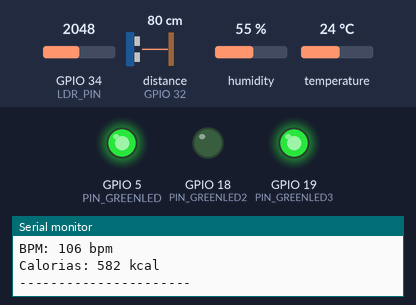
Recording of a sketch running on a simulated ESP32. Shown: output pins drawn as LEDs (lit = HIGH), the last lines printed to the serial monitor. Wiring (from diagram.json): ultrasonic range finder: trigger GPIO 33; echo GPIO 32. The inputs (shaded band) are chosen by the test bench; at power-on: distance to the obstacle (sensor on GPIO 32) 80 cm, temperature 24 °C, GPIO 34 (LDR_PIN) = 2048, humidity 55 %. The echo pulse lasts 58.3 µs per cm; WiFi joins after 1.5 s; servers stay silent unless stated; no MQTT or app messages arrive unless stated; pins used as bus, display or sensor lines are not drawn.

Above: at 2.7 s.
2.8 s: distance to the obstacle (sensor on GPIO 32) set to 73 cm
8.1 s: distance to the obstacle (sensor on GPIO 32) set to 67 cm
At 12.4 s:
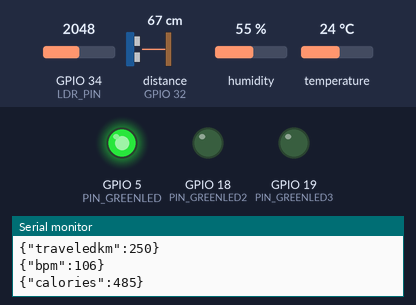
13.1 s: temperature set to 21.4 °C
17.8 s: temperature set to 20.3 °C
At 22.1 s:
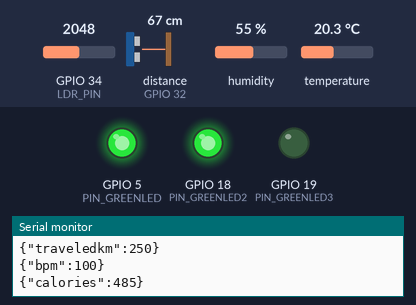
23.1 s: GPIO 34 (LDR_PIN) set to 2115
At 27.9 s:
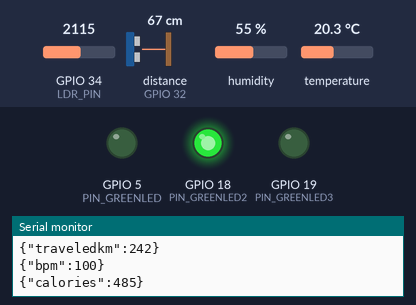
28.2 s: distance to the obstacle (sensor on GPIO 32) set to 120 cm
At 33.0 s:
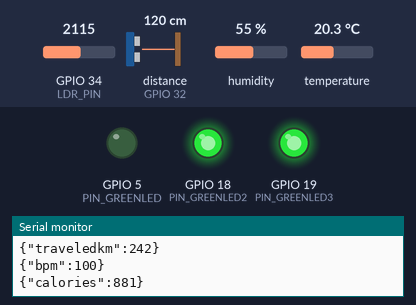
Timing chart, 0 to 34.2 s (numbered marks = the images above; inputs shaded):
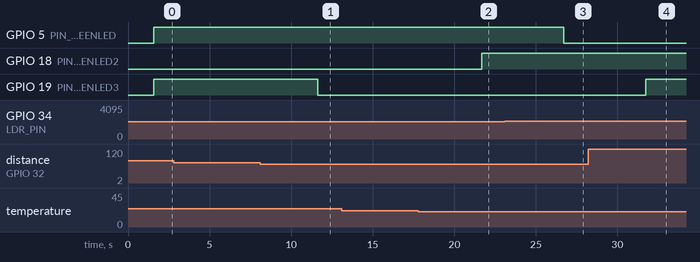

Measured:
- the behaviour switches between 70 and 69 cm on distance to the obstacle (sensor on GPIO 32) (found by bisection; images 0 and 1)
- the behaviour switches between 21 and 20.9 °C on temperature (found by bisection; images 1 and 2)
- the behaviour switches between 2055 and 2056 on GPIO 34 (LDR_PIN) (found by bisection; images 2 and 3)
- after the input at 8.1 s, GPIO 19 (PIN_GREENLED3): HIGH → LOW after 3.5 s
- after the input at 17.8 s, GPIO 18 (PIN_GREENLED2): LOW → HIGH after 3.9 s
- after the input at 23.1 s, GPIO 5 (PIN_GREENLED): HIGH → LOW after 3.6 s
- after the input at 28.2 s, GPIO 19 (PIN_GREENLED3): LOW → HIGH after 3.5 s

The sketch:

sketch.ino
```cpp
#include <WiFi.h>
#include <DHTesp.h>
#include <ArduinoJson.h>
#include <PubSubClient.h>

// Configurações de MQTT
const char *BROKER_MQTT = "broker.hivemq.com";
const int BROKER_PORT = 1883;
const char *ID_MQTT = "esp32_mqtt";
const char *TOPIC_PUBLISH_BPM = "fiap/LifeGame/bpm";
const char *TOPIC_PUBLISH_KM = "fiap/LifeGame/passoskm";
const char *TOPIC_PUBLISH_CALORIAS = "fiap/LifeGame/calorias";
const char *TOPIC_PUBLISH_LED = "fiap/LifeGame/leds";

// WiFi
const char *SSID = "Wokwi-GUEST"; // SSID / nome da rede WI-FI que deseja se conectar
const char *PASSWORD = "";        // Senha da rede WI-FI que deseja se conectar

// Variáveis globais
DHTesp dht;
TempAndHumidity sensorValues;
WiFiClient espClient;
PubSubClient MQTT(espClient);
unsigned long publishUpdate = 0;
const int TAMANHO = 100;
int ldrValue;
int traveledKm;
int tempValue;
int bpmValue;
int duration;
int calories;


// Configurações de Hardware
#define LDR_PIN 34 // = TraveledKM
#define PIN_GREENLED 5 //TraveledKM LED
const int TEMP_PIN = 27;
// #define TEMP_PIN 27 // = BPM
#define PIN_GREENLED2 18 // = BPM LED
#define ECHO_PIN 32 // = Caloria ECHO
#define TRIGGER_PIN 33 // = Caloria TRIGGER
#define PIN_GREENLED3 19 // = Caloria LED
#define PUBLISH_DELAY 2000

//INIT WIFI
void initWiFi() {
  Serial.print("Conectando com a rede: ");
  Serial.println(SSID);
  WiFi.begin(SSID, PASSWORD);

  while (WiFi.status() != WL_CONNECTED) {
    delay(100);
    Serial.print(".");
  }

  Serial.println();
  Serial.print("Conectado com sucesso: ");
  Serial.println(SSID);
  Serial.print("IP: ");
  Serial.println(WiFi.localIP());

}

//RECONNECT WIFI
void reconnectWiFi(void) {
  if (WiFi.status() == WL_CONNECTED)
    return;

  WiFi.begin(SSID, PASSWORD); // Conecta na rede WI-FI

  while (WiFi.status() != WL_CONNECTED) {
    delay(100);
    Serial.print(".");
  }

  Serial.println();
  Serial.print("Wifi conectado com sucesso");
  Serial.print(SSID);
  Serial.println("IP: ");
  Serial.println(WiFi.localIP());
}

// CHECK WIFI AND MQTT
void checkWiFIAndMQTT() {
  if (WiFi.status() != WL_CONNECTED) reconnectWiFi();
  if (!MQTT.connected()) reconnectMQTT();
}

//INIT MQTT
void initMQTT() {
  MQTT.setServer(BROKER_MQTT, BROKER_PORT);
  MQTT.setCallback(callbackMQTT);
}

//RECONNECT MQTT
void reconnectMQTT() {
  while (!MQTT.connected()) {
    Serial.print("Tentando conectar com o Broker MQTT: ");
    Serial.println(BROKER_MQTT);

    if (MQTT.connect(ID_MQTT)) {
      Serial.println("Conectado ao broker MQTT!");
      MQTT.subscribe(TOPIC_PUBLISH_BPM);
      MQTT.subscribe(TOPIC_PUBLISH_KM);
      MQTT.subscribe(TOPIC_PUBLISH_CALORIAS);
      MQTT.subscribe(TOPIC_PUBLISH_LED);
    } else {
      Serial.println("Falha na conexão com MQTT. Tentando novamente em 2 segundos.");
      delay(2000);
    }
  }
}


//CALLBACK
void callbackMQTT(char *topic, byte *payload, unsigned int length) {
  String msg = String((char*)payload).substring(0, length);

  Serial.printf("Mensagem recebida via MQTT: %s do tópico: %s\n", msg.c_str(), topic);

  if (strcmp(topic, TOPIC_PUBLISH_LED) == 0) {
    int valor = atoi(msg.c_str());

    if (valor == 1) {
      digitalWrite(PIN_GREENLED, HIGH);
      Serial.println("LED ligado via comando MQTT");
    } else if (valor == 0) {
      digitalWrite(PIN_GREENLED, LOW);
      Serial.println("LED desligado via comando MQTT");
    }
  }
}

void updateDhtValues() {
  sensorValues = dht.getTempAndHumidity();
}

void setup() {
  // put your setup code here, to run once:
  Serial.begin(115200);

  //LEDS
  pinMode(PIN_GREENLED, OUTPUT);
  digitalWrite(PIN_GREENLED, LOW);
  pinMode(PIN_GREENLED2 ,OUTPUT);
  digitalWrite(PIN_GREENLED2, LOW);
  pinMode(PIN_GREENLED3, OUTPUT);
  digitalWrite(PIN_GREENLED3, LOW);

  //TEMP DHT
  dht.setup(TEMP_PIN, DHTesp::DHT22);

  //UltraSonic
  pinMode(TRIGGER_PIN, OUTPUT); // Sets the trigPin as an Output
  pinMode(ECHO_PIN, INPUT); // Sets the echoPin as an Input

  initWiFi();
  initMQTT();

  Serial.println("Iniciando checagem do corpo...");
}

void loop() {

  updateDhtValues();
  checkWiFIAndMQTT();
  MQTT.loop();

  // 1 sensor -> Traveled Kilometers
  ldrValue = analogRead(LDR_PIN);
  traveledKm = map(ldrValue, 32, 4063, 500, 0);

  // Km LED
  if(traveledKm >= 250){
    digitalWrite(PIN_GREENLED, HIGH);
  }else{
    digitalWrite(PIN_GREENLED, LOW);
  }

  Serial.print("Dist. Percorrida: ");
  Serial.print(traveledKm);
  Serial.println(" Km");

  // 2 sensor -> BPM
  tempValue = sensorValues.temperature;
  bpmValue = map(tempValue, -40, 80, 0, 200);

  // BPM LED
  if(bpmValue < 60 || bpmValue > 100){
    digitalWrite(PIN_GREENLED2, LOW);
  }else{
    digitalWrite(PIN_GREENLED2, HIGH);
  }

  Serial.print("BPM: ");
  Serial.print(bpmValue);
  Serial.println(" bpm");

  // 3 sensor -> Calorie
  // Clear pin
  digitalWrite(TRIGGER_PIN, LOW);
  delayMicroseconds(2);
  // Sets pin on HIGH  for 10 micro sec
  digitalWrite(TRIGGER_PIN, HIGH);
  delayMicroseconds(10);
  digitalWrite(TRIGGER_PIN, LOW);

  duration = pulseIn(ECHO_PIN, HIGH);
  calories = map(duration, 116, 23528, 0, 3000);

  // Calorie LED
  if(calories > 500){
    digitalWrite(PIN_GREENLED3, HIGH);
  }else{
    digitalWrite(PIN_GREENLED3, LOW);
  }

  Serial.print("Calorias: ");
  Serial.print(calories);
  Serial.println(" kcal");
  Serial.println("----------------------");

  // PRINT ON MQTT
  if ((millis() - publishUpdate) >= PUBLISH_DELAY) {
  publishUpdate = millis();
  updateDhtValues();

  // KM
  if (!isnan(traveledKm)) {
    StaticJsonDocument<TAMANHO> travel;
    travel["traveledkm"] = traveledKm;

    char buffer[TAMANHO];
    serializeJson(travel, buffer);
    MQTT.publish(TOPIC_PUBLISH_KM, buffer);
    Serial.println(buffer);
  }

  // BPM
  if (!isnan(sensorValues.temperature)) {
    StaticJsonDocument<TAMANHO> bpm;
    bpm["bpm"] = bpmValue;

    char buffer[TAMANHO];
    serializeJson(bpm, buffer);
    MQTT.publish(TOPIC_PUBLISH_BPM, buffer);
    Serial.println(buffer);
  }

  // Calorie
  if (!isnan(calories)) {
    StaticJsonDocument<TAMANHO> calorie;
    calorie["calories"] = calories;

    char buffer[TAMANHO];
    serializeJson(calorie, buffer);
    MQTT.publish(TOPIC_PUBLISH_CALORIAS, buffer);
    Serial.println(buffer);
  }

  }
  delay(5000);
}
```
